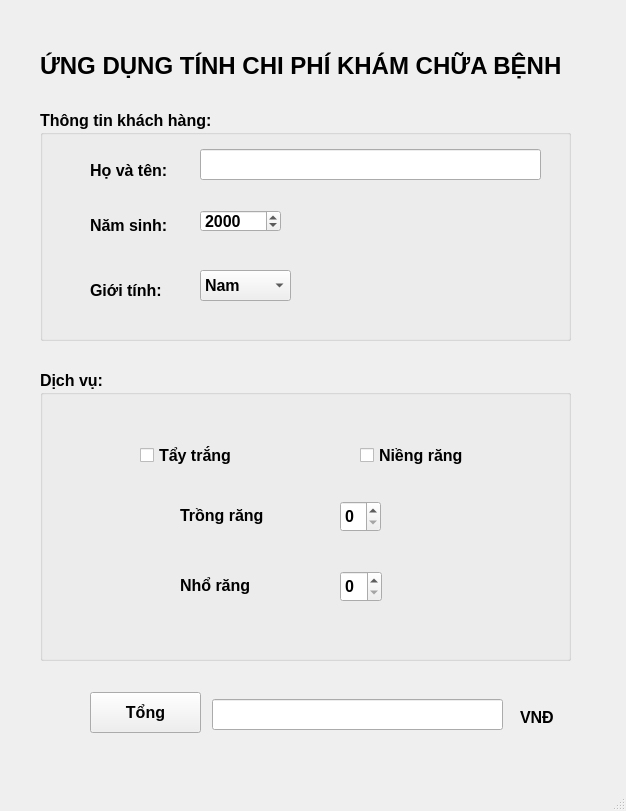
<?xml version="1.0" encoding="UTF-8"?>
<ui version="4.0">
 <class>MainWindow</class>
 <widget class="QMainWindow" name="MainWindow">
  <property name="geometry">
   <rect>
    <x>0</x>
    <y>0</y>
    <width>626</width>
    <height>811</height>
   </rect>
  </property>
  <property name="font">
   <font>
    <pointsize>12</pointsize>
    <weight>75</weight>
    <bold>true</bold>
   </font>
  </property>
  <property name="windowTitle">
   <string>MainWindow</string>
  </property>
  <property name="styleSheet">
   <string notr="true"/>
  </property>
  <widget class="QWidget" name="centralwidget">
   <widget class="QLabel" name="gioithieu">
    <property name="geometry">
     <rect>
      <x>40</x>
      <y>20</y>
      <width>551</width>
      <height>91</height>
     </rect>
    </property>
    <property name="font">
     <font>
      <pointsize>18</pointsize>
      <weight>75</weight>
      <bold>true</bold>
     </font>
    </property>
    <property name="text">
     <string>ỨNG DỤNG TÍNH CHI PHÍ KHÁM CHỮA BỆNH </string>
    </property>
   </widget>
   <widget class="QLabel" name="label_2">
    <property name="geometry">
     <rect>
      <x>520</x>
      <y>702</y>
      <width>47</width>
      <height>31</height>
     </rect>
    </property>
    <property name="font">
     <font>
      <weight>75</weight>
      <bold>true</bold>
     </font>
    </property>
    <property name="text">
     <string>VNĐ</string>
    </property>
   </widget>
   <widget class="QGroupBox" name="thongtin">
    <property name="geometry">
     <rect>
      <x>40</x>
      <y>110</y>
      <width>531</width>
      <height>231</height>
     </rect>
    </property>
    <property name="font">
     <font>
      <weight>75</weight>
      <bold>true</bold>
     </font>
    </property>
    <property name="title">
     <string>Thông tin khách hàng:</string>
    </property>
    <widget class="QLabel" name="label_3">
     <property name="geometry">
      <rect>
       <x>50</x>
       <y>40</y>
       <width>101</width>
       <height>41</height>
      </rect>
     </property>
     <property name="font">
      <font>
       <weight>75</weight>
       <bold>true</bold>
      </font>
     </property>
     <property name="text">
      <string>Họ và tên:</string>
     </property>
    </widget>
    <widget class="QLabel" name="label_4">
     <property name="geometry">
      <rect>
       <x>50</x>
       <y>100</y>
       <width>91</width>
       <height>31</height>
      </rect>
     </property>
     <property name="font">
      <font>
       <weight>75</weight>
       <bold>true</bold>
      </font>
     </property>
     <property name="text">
      <string>Năm sinh:</string>
     </property>
    </widget>
    <widget class="QLabel" name="label_5">
     <property name="geometry">
      <rect>
       <x>50</x>
       <y>160</y>
       <width>71</width>
       <height>41</height>
      </rect>
     </property>
     <property name="font">
      <font>
       <weight>75</weight>
       <bold>true</bold>
      </font>
     </property>
     <property name="text">
      <string>Giới tính:</string>
     </property>
    </widget>
    <widget class="QLineEdit" name="nhapten">
     <property name="geometry">
      <rect>
       <x>160</x>
       <y>39</y>
       <width>341</width>
       <height>31</height>
      </rect>
     </property>
     <property name="font">
      <font>
       <weight>75</weight>
       <bold>true</bold>
      </font>
     </property>
     <property name="text">
      <string/>
     </property>
     <property name="alignment">
      <set>Qt::AlignCenter</set>
     </property>
    </widget>
    <widget class="QSpinBox" name="namsinh">
     <property name="geometry">
      <rect>
       <x>160</x>
       <y>100</y>
       <width>81</width>
       <height>22</height>
      </rect>
     </property>
     <property name="font">
      <font>
       <weight>75</weight>
       <bold>true</bold>
      </font>
     </property>
     <property name="minimum">
      <number>1925</number>
     </property>
     <property name="maximum">
      <number>2022</number>
     </property>
     <property name="value">
      <number>2000</number>
     </property>
    </widget>
    <widget class="QComboBox" name="gioi">
     <property name="geometry">
      <rect>
       <x>160</x>
       <y>160</y>
       <width>91</width>
       <height>31</height>
      </rect>
     </property>
     <property name="font">
      <font>
       <weight>75</weight>
       <bold>true</bold>
      </font>
     </property>
     <item>
      <property name="text">
       <string>Nam</string>
      </property>
     </item>
     <item>
      <property name="text">
       <string>Nữ</string>
      </property>
     </item>
     <item>
      <property name="text">
       <string>Khác</string>
      </property>
     </item>
    </widget>
   </widget>
   <widget class="QGroupBox" name="dv">
    <property name="geometry">
     <rect>
      <x>40</x>
      <y>370</y>
      <width>531</width>
      <height>291</height>
     </rect>
    </property>
    <property name="font">
     <font>
      <weight>75</weight>
      <bold>true</bold>
     </font>
    </property>
    <property name="title">
     <string>Dịch vụ:</string>
    </property>
    <widget class="QCheckBox" name="tay">
     <property name="geometry">
      <rect>
       <x>100</x>
       <y>70</y>
       <width>131</width>
       <height>31</height>
      </rect>
     </property>
     <property name="font">
      <font>
       <weight>75</weight>
       <bold>true</bold>
      </font>
     </property>
     <property name="text">
      <string>Tẩy trắng</string>
     </property>
    </widget>
    <widget class="QCheckBox" name="nieng">
     <property name="geometry">
      <rect>
       <x>320</x>
       <y>70</y>
       <width>131</width>
       <height>31</height>
      </rect>
     </property>
     <property name="font">
      <font>
       <weight>75</weight>
       <bold>true</bold>
      </font>
     </property>
     <property name="text">
      <string>Niềng răng</string>
     </property>
    </widget>
    <widget class="QSpinBox" name="trong">
     <property name="geometry">
      <rect>
       <x>300</x>
       <y>131</y>
       <width>41</width>
       <height>31</height>
      </rect>
     </property>
     <property name="font">
      <font>
       <weight>75</weight>
       <bold>true</bold>
      </font>
     </property>
    </widget>
    <widget class="QSpinBox" name="nho">
     <property name="geometry">
      <rect>
       <x>300</x>
       <y>201</y>
       <width>42</width>
       <height>31</height>
      </rect>
     </property>
     <property name="font">
      <font>
       <weight>75</weight>
       <bold>true</bold>
      </font>
     </property>
    </widget>
    <widget class="QLabel" name="label_6">
     <property name="geometry">
      <rect>
       <x>140</x>
       <y>130</y>
       <width>111</width>
       <height>31</height>
      </rect>
     </property>
     <property name="font">
      <font>
       <weight>75</weight>
       <bold>true</bold>
      </font>
     </property>
     <property name="text">
      <string>Trồng răng</string>
     </property>
    </widget>
    <widget class="QLabel" name="label_7">
     <property name="geometry">
      <rect>
       <x>140</x>
       <y>190</y>
       <width>101</width>
       <height>51</height>
      </rect>
     </property>
     <property name="font">
      <font>
       <weight>75</weight>
       <bold>true</bold>
      </font>
     </property>
     <property name="text">
      <string>Nhổ răng</string>
     </property>
    </widget>
   </widget>
   <widget class="QLineEdit" name="sotien">
    <property name="geometry">
     <rect>
      <x>212</x>
      <y>699</y>
      <width>291</width>
      <height>31</height>
     </rect>
    </property>
    <property name="font">
     <font>
      <weight>75</weight>
      <bold>true</bold>
     </font>
    </property>
   </widget>
   <widget class="QPushButton" name="tinhtien">
    <property name="geometry">
     <rect>
      <x>90</x>
      <y>692</y>
      <width>111</width>
      <height>41</height>
     </rect>
    </property>
    <property name="font">
     <font>
      <weight>75</weight>
      <bold>true</bold>
     </font>
    </property>
    <property name="text">
     <string>Tổng</string>
    </property>
   </widget>
  </widget>
  <widget class="QMenuBar" name="menubar">
   <property name="geometry">
    <rect>
     <x>0</x>
     <y>0</y>
     <width>626</width>
     <height>21</height>
    </rect>
   </property>
  </widget>
  <widget class="QStatusBar" name="statusbar"/>
 </widget>
 <resources>
  <include location="../../../../../PC/Dowloads/images.qrc"/>
 </resources>
 <connections/>
</ui>
